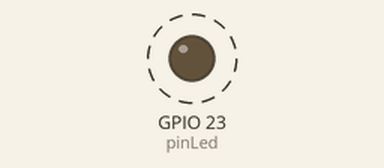
The program below on a simulated ESP32. Parts: output pins drawn as LEDs (lit = HIGH). Dashed ring = blinking.

Above: at 0.5 s.
Timing chart, 0 to 4.6 s (numbered marks = the images above):
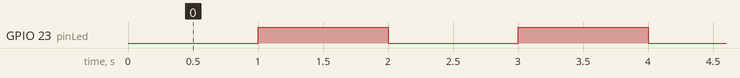

The program:

main.cpp
```cpp
/*
 * FreeRTOS Esempio 15: lampeggio di un LED mediante interrupt da timer hardware.
 *
 * Il led viene comandato nella ISR del timer hardware, periodo 2000ms
 *
 * Nota: nel file soc.h sono definiti i riferimenti ai due core della ESP32:
 *   #define PRO_CPU_NUM (0)
 *   #define APP_CPU_NUM (1)
 *
 * Qui viene adoperata la APP_CPU
 *
 */

#include <Arduino.h>

// pin driver del Led
#define pinLed GPIO_NUM_23

// variabili globali
// divisore del timer hardware (per tick = 1us)
static const uint16_t timer_divider = 80;
// costante di tempo del timer hardware
static const uint64_t timer_max_count = 1000000;

// Globals
// handler del timer hardware
static hw_timer_t *timer = NULL;

//*****************************************************************************
// Interrupt Service Routines (ISRs)

// ISR del timer hardware, eseguita quando il timer raggiunge il valore timer_max_count
void IRAM_ATTR onTimer() {

  // Toggle LED
  int pin_state = digitalRead(pinLed);
  digitalWrite(pinLed, !pin_state);
}

//*****************************************************************************
// Main (sul core 1, con priorità 1)

// configurazione del sistema
void setup() {

  // Configurazione del pin del led
  pinMode(pinLed, OUTPUT);

  // Crea e avvia il timer hardware num. 0 (num, divider, countUp)
  timer = timerBegin(0, timer_divider, true);

  // Associa la ISR al timer (timer, function, edge)
  timerAttachInterrupt(timer, &onTimer, true);

  // Imposta il valore di conteggio al quale eseguire la ISR (timer, count, autoreload)
  timerAlarmWrite(timer, timer_max_count, true);

  // Abilita la generazione degli interrupt del timer
  timerAlarmEnable(timer);
}

void loop() {
  // lasciare vuoto
}
```

Measured:
- by itself, GPIO 23 (pinLed): alternates HIGH for 1.0 s and LOW for 1.0 s
